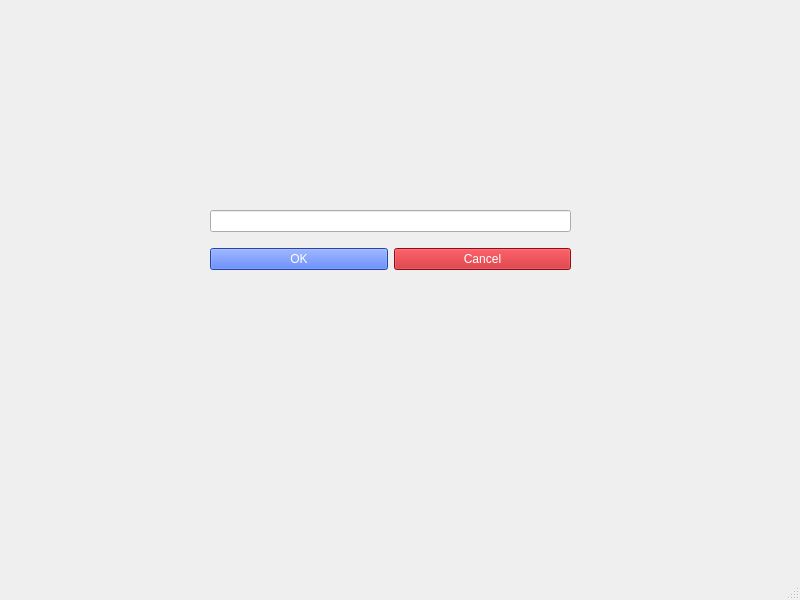
<?xml version="1.0" encoding="UTF-8"?>
<ui version="4.0">
 <class>MainWindow</class>
 <widget class="QMainWindow" name="MainWindow">
  <property name="geometry">
   <rect>
    <x>0</x>
    <y>0</y>
    <width>800</width>
    <height>600</height>
   </rect>
  </property>
  <property name="windowTitle">
   <string>MainWindow</string>
  </property>
  <widget class="QWidget" name="centralwidget">
   <widget class="QWidget" name="verticalLayoutWidget">
    <property name="geometry">
     <rect>
      <x>210</x>
      <y>200</y>
      <width>361</width>
      <height>81</height>
     </rect>
    </property>
    <layout class="QVBoxLayout" name="verticalLayout">
     <item>
      <widget class="QLineEdit" name="lineEdit"/>
     </item>
     <item>
      <layout class="QHBoxLayout" name="horizontalLayout">
       <item>
        <widget class="QPushButton" name="pushButton_2">
         <property name="styleSheet">
          <string notr="true">background-color: rgb(52, 95, 235); color: white</string>
         </property>
         <property name="text">
          <string>OK</string>
         </property>
        </widget>
       </item>
       <item>
        <widget class="QPushButton" name="pushButton">
         <property name="styleSheet">
          <string notr="true">background-color: rgb(196, 20, 28); color: white;</string>
         </property>
         <property name="text">
          <string>Cancel</string>
         </property>
        </widget>
       </item>
      </layout>
     </item>
    </layout>
   </widget>
  </widget>
  <widget class="QMenuBar" name="menubar">
   <property name="geometry">
    <rect>
     <x>0</x>
     <y>0</y>
     <width>800</width>
     <height>22</height>
    </rect>
   </property>
  </widget>
  <widget class="QStatusBar" name="statusbar"/>
 </widget>
 <resources/>
 <connections/>
</ui>
